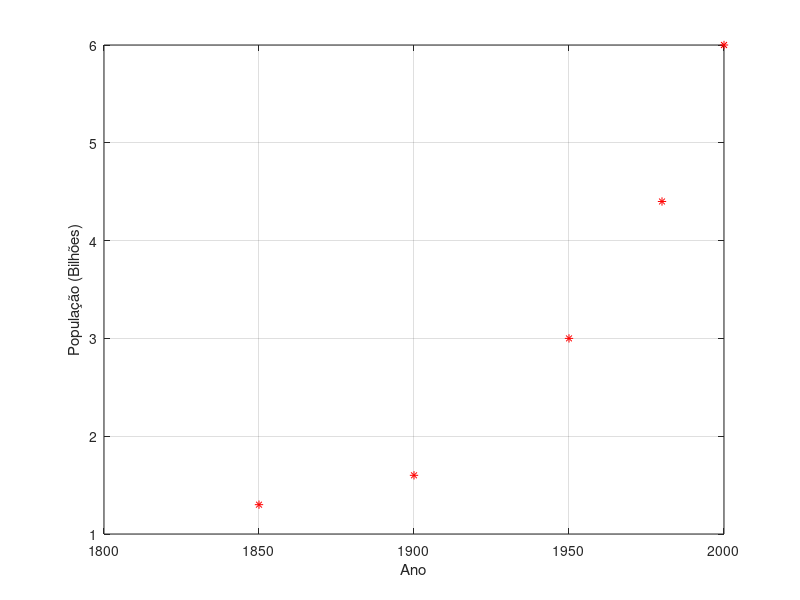

The MATLAB source for this figure: (Note: this script raises an error after producing the figure.)
%Programa Atividade 2 de MN
%Nome: Victor yukio Cavalcanti Miki 
%Matricula: 180068229

## Limpar dados
clear all;
close all;
clc;

x = [1850 1900 1950 1980 2000];
y = [1.3 1.6 3 4.4 6];

figure(1)
plot(x,y,'*r')
grid on
xlabel('Ano')
ylabel('População (Bilhões)')

z=log(y);

## Valores para regressão linear por minimos quadrados y=be^(mx)
## "x" e "log(y)"
[a1,a0] = LinearRegression(x,z);

## a1 = m, então
m=a1;

## a0=log(b), então
b=exp(a0);
xx=[1850:1:2000];

yy = b.*exp(m*x);
yyy = b.*exp(m*xx);

hold on

plot(x, yy)
plot(xx, yyy, 'm')
legend("Dados", "Dados ajustados")

fprintf("Os valores de b e m são, respectivamente, %f e %f\n\n", b, m)

Resposta = b*exp(m*1970);

fprintf("A população extimada em 1970 e %f\n", Resposta)
